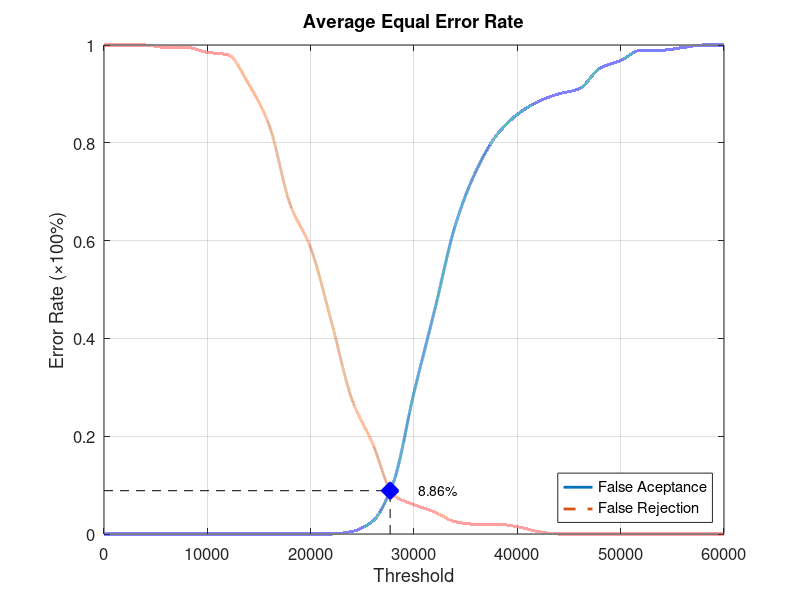
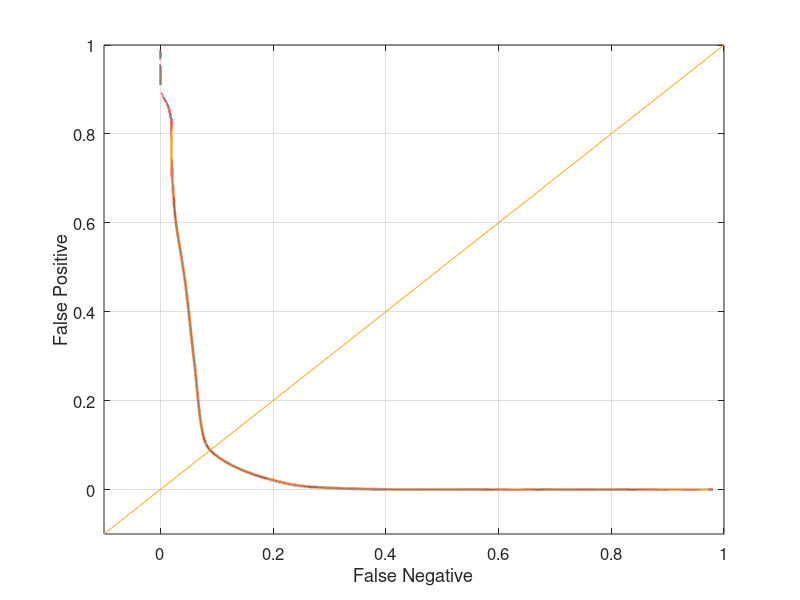

These charts were generated, in order, by the following MATLAB code:
function yEER = Database4_1
close all;
clear;
clc;
x = 0:2000:60000;
xq = 0:0.5:60000;

y0 = [0 0 0 0 0 0 0 0 0 0 0 0 0.00526316 0.0263158 0.105263 0.289474 0.457895 0.631579 0.742105 0.815789 0.857895 0.884211 0.9 0.910526 0.952632 0.968421 0.989474 0.989474 0.994737 1 1];
yy0 = interp1(x, y0, xq, 'pchip');
y1 = [1 1 1 0.995 0.995 0.985 0.98 0.92 0.835 0.675 0.585 0.435 0.275 0.185 0.08 0.06 0.045 0.025 0.02 0.02 0.015 0.005 0 0 0 0 0 0 0 0 0];
yy1 = interp1(x, y1, xq, 'pchip');

% Calculating EER: 
y2 = abs(y0 - y1);
find(y2 == min(y2))
yy2 = abs(yy0 - yy1);
xEER = find(yy2 == min(yy2));
xEERIndex = xq(xEER) % X-axis EER
yEER = yy0(xEER) % Y-axis EER

main = figure
plot(xq, yy0,'-','LineWidth', 2);	hold on
plot(xq, yy1,'--','LineWidth', 2);	hold on
plot([xEERIndex xEERIndex], [0 yEER], 'k--');	hold on
plot([0 xEERIndex], [yEER yEER], 'k--');	hold on
plot(xEERIndex, yEER, 'bx', 'LineWidth', 10);	hold on
text(xEERIndex + 10 * xEERIndex / 100, yEER, [num2str(round((10000 * yEER)) / 100) '%'])
legend('False Aceptance', 'False Rejection', 'Location', 'SouthEast')
xlabel('Threshold')
ylabel('Error Rate (\times100%)')
title('Average Equal Error Rate')
set(gca, 'FontSize', 12)
axis([0 60000 0 1])
grid on

print(main, 'Database4_1Main', '-dpng');
FNRxFPR = figure('Color', [1 1 1]);
plot(yy1, yy0, '-', yy1, yy0, 'LineWidth', 2);
hold on
y = -0.1:0.1:1
plot(y, y); 
set(gca, 'FontSize', 12)
xlabel('False Negative')
ylabel('False Positive')
axis([-0.1 1 -0.1 1])
set(gca, 'FontSize', 12)
grid on

print(FNRxFPR, 'Database4_1FNRxFPR','-dpng');
end
